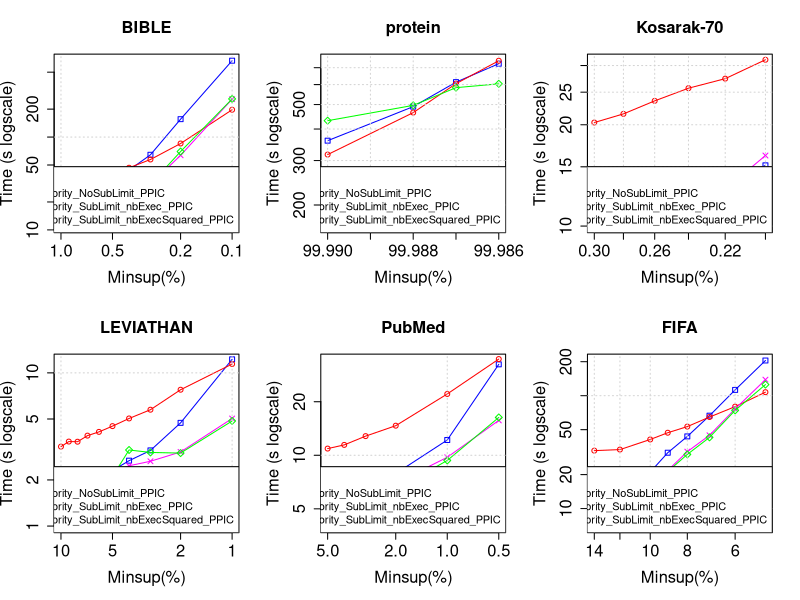

This figure's R source:
tiff("MmEsLpMiss_priority_PPIC.png", width=13, height=9, units='in', res=120)
par(mfrow=c(2,3), cex.lab=1.5, cex.axis=1.5, cex.main=1.5, cex.sub=1.5)

#BIBLE
#DATA
x <- c(0.01, 0.009, 0.008, 0.007, 0.006, 0.005, 0.004, 0.003, 0.002, 0.001)*100

zero <- c(18850, 18071, 17611, 19872, 23860, 33086, 44031, 64446, 155871, 664830)/1000
one <- c(26027, 27023, 32443, 31309, 35641, 38792, 46734, 57341, 85252, 196914)/1000
two <- c(13414, 13109, 13897, 15283, 17443, 21461, 28338, 30856, 63656, 255987)/1000
three <- c(12250, 11911, 12598, 13590, 15556, 17579, 20624, 30968, 69848, 257575)/1000

#PLOT
plot(x, zero, log = "xy", type="o", pch=0, xlab="Minsup(%)",ylab="Time (s logscale)", col="blue", xlim = rev(range(x)), ylim=c(11, 664))
lines(x, one, col="red", type="o", pch=1)
lines(x, two, col="magenta", type="o", pch=4)
lines(x, three, col="green", type="o", pch=5)
title(main="BIBLE", cex.lab=1.5, cex.axis=1.5, cex.main=1.5, cex.sub=1.5)
grid()
legend("bottomright", legend=c("BasePPIC", "MmEsLpMiss_priority_NoSubLimit_PPIC", "MmEsLpMiss_priority_SubLimit_nbExec_PPIC", "MmEsLpMiss_priority_SubLimit_nbExecSquared_PPIC"), lty=c(1,1),lwd=c(2,2), col=c("blue", "red", "magenta", "green"), cex = 1)

#protein
#DATA
x <- c(0.9999, 0.99988, 0.99987, 0.99986)*100

zero <- c(359711, 490719, 613541, 726131)/1000
one <- c(316804, 464647, 605050, 746038)/1000
two <- c(165263, 187800, 205075, 231116)/1000
three <- c(431700, 496491, 583576, 604294)/1000

#PLOT
plot(x, zero, log = "xy", type="o", pch=0, xlab="Minsup(%)",ylab="Time (s logscale)", col="blue", xlim = rev(range(x)), ylim=c(165, 746))
lines(x, one, col="red", type="o", pch=1)
lines(x, two, col="magenta", type="o", pch=4)
lines(x, three, col="green", type="o", pch=5)
title(main="protein", cex.lab=1.5, cex.axis=1.5, cex.main=1.5, cex.sub=1.5)
grid()
legend("bottomright", legend=c("BasePPIC", "MmEsLpMiss_priority_NoSubLimit_PPIC", "MmEsLpMiss_priority_SubLimit_nbExec_PPIC", "MmEsLpMiss_priority_SubLimit_nbExecSquared_PPIC"), lty=c(1,1),lwd=c(2,2), col=c("blue", "red", "magenta", "green"), cex = 1)

#Kosarak-70
#DATA
x <- c(0.003, 0.0028, 0.0026, 0.0024, 0.0022, 0.002)*100

zero <- c(10592, 10615, 11709, 12472, 13241, 15153)/1000
one <- c(20312, 21548, 23558, 25692, 27424, 31209)/1000
two <- c(10306, 10974, 11639, 11797, 12869, 16204)/1000
three <- c(10091, 10542, 13134, 14474, 14179, 14516)/1000

#PLOT
plot(x, zero, log = "xy", type="o", pch=0, xlab="Minsup(%)",ylab="Time (s logscale)", col="blue", xlim = rev(range(x)), ylim=c(10, 31))
lines(x, one, col="red", type="o", pch=1)
lines(x, two, col="magenta", type="o", pch=4)
lines(x, three, col="green", type="o", pch=5)
title(main="Kosarak-70", cex.lab=1.5, cex.axis=1.5, cex.main=1.5, cex.sub=1.5)
grid()
legend("bottomright", legend=c("BasePPIC", "MmEsLpMiss_priority_NoSubLimit_PPIC", "MmEsLpMiss_priority_SubLimit_nbExec_PPIC", "MmEsLpMiss_priority_SubLimit_nbExecSquared_PPIC"), lty=c(1,1),lwd=c(2,2), col=c("blue", "red", "magenta", "green"), cex = 1)

#LEVIATHAN
#DATA
x <- c(0.1, 0.09, 0.08, 0.07, 0.06, 0.05, 0.04, 0.03, 0.02, 0.01)*100

zero <- c(1729, 1793, 1857, 1919, 2077, 2306, 2672, 3117, 4718, 12253)/1000
one <- c(3300, 3561, 3553, 3894, 4119, 4491, 5040, 5748, 7762, 11424)/1000
two <- c(1649, 1804, 1734, 2033, 2152, 2247, 2476, 2649, 3047, 5036)/1000
three <- c(1716, 1610, 1732, 1871, 1860, 2107, 3138, 3024, 2995, 4853)/1000

#PLOT
plot(x, zero, log = "xy", type="o", pch=0, xlab="Minsup(%)",ylab="Time (s logscale)", col="blue", xlim = rev(range(x)), ylim=c(1, 12))
lines(x, one, col="red", type="o", pch=1)
lines(x, two, col="magenta", type="o", pch=4)
lines(x, three, col="green", type="o", pch=5)
title(main="LEVIATHAN", cex.lab=1.5, cex.axis=1.5, cex.main=1.5, cex.sub=1.5)
grid()
legend("bottomright", legend=c("BasePPIC", "MmEsLpMiss_priority_NoSubLimit_PPIC", "MmEsLpMiss_priority_SubLimit_nbExec_PPIC", "MmEsLpMiss_priority_SubLimit_nbExecSquared_PPIC"), lty=c(1,1),lwd=c(2,2), col=c("blue", "red", "magenta", "green"), cex = 1)

#PubMed
#DATA
x <- c(0.05, 0.04, 0.03, 0.02, 0.01, 0.005)*100

zero <- c(4767, 5261, 6040, 7894, 12184, 32451)/1000
one <- c(10906, 11438, 12814, 14668, 22113, 34746)/1000
two <- c(4539, 5519, 5598, 6982, 9746, 15707)/1000
three <- c(4103, 4661, 5469, 6418, 9352, 16319)/1000

#PLOT
plot(x, zero, log = "xy", type="o", pch=0, xlab="Minsup(%)",ylab="Time (s logscale)", col="blue", xlim = rev(range(x)), ylim=c(4, 34))
lines(x, one, col="red", type="o", pch=1)
lines(x, two, col="magenta", type="o", pch=4)
lines(x, three, col="green", type="o", pch=5)
title(main="PubMed", cex.lab=1.5, cex.axis=1.5, cex.main=1.5, cex.sub=1.5)
grid()
legend("bottomright", legend=c("BasePPIC", "MmEsLpMiss_priority_NoSubLimit_PPIC", "MmEsLpMiss_priority_SubLimit_nbExec_PPIC", "MmEsLpMiss_priority_SubLimit_nbExecSquared_PPIC"), lty=c(1,1),lwd=c(2,2), col=c("blue", "red", "magenta", "green"), cex = 1)

#FIFA
#DATA
x <- c(0.14, 0.12, 0.1, 0.09, 0.08, 0.07, 0.06, 0.05)*100

zero <- c(9423, 13932, 21048, 31249, 43581, 66511, 112528, 204980)/1000
one <- c(32601, 33306, 40961, 46978, 53265, 64710, 80030, 107424)/1000
two <- c(8570, 10435, 15376, 21770, 31940, 44612, 76424, 138666)/1000
three <- c(7991, 9889, 17071, 21301, 30194, 42743, 74129, 125403)/1000

#PLOT
plot(x, zero, log = "xy", type="o", pch=0, xlab="Minsup(%)",ylab="Time (s logscale)", col="blue", xlim = rev(range(x)), ylim=c(7, 204))
lines(x, one, col="red", type="o", pch=1)
lines(x, two, col="magenta", type="o", pch=4)
lines(x, three, col="green", type="o", pch=5)
title(main="FIFA", cex.lab=1.5, cex.axis=1.5, cex.main=1.5, cex.sub=1.5)
grid()
legend("bottomright", legend=c("BasePPIC", "MmEsLpMiss_priority_NoSubLimit_PPIC", "MmEsLpMiss_priority_SubLimit_nbExec_PPIC", "MmEsLpMiss_priority_SubLimit_nbExecSquared_PPIC"), lty=c(1,1),lwd=c(2,2), col=c("blue", "red", "magenta", "green"), cex = 1)

#slen1
#DATA
x <- c(0.0017, 0.00165, 0.0016, 0.00155, 0.0015, 0.00145, 0.0014, 0.00135, 0.0013)*100


#PLOT
#slen2
#DATA
x <- c(0.0015, 0.00145, 0.0014, 0.00135, 0.0013, 0.00125, 0.0012, 0.00115, 0.0011)*100


#PLOT
dev.off()
